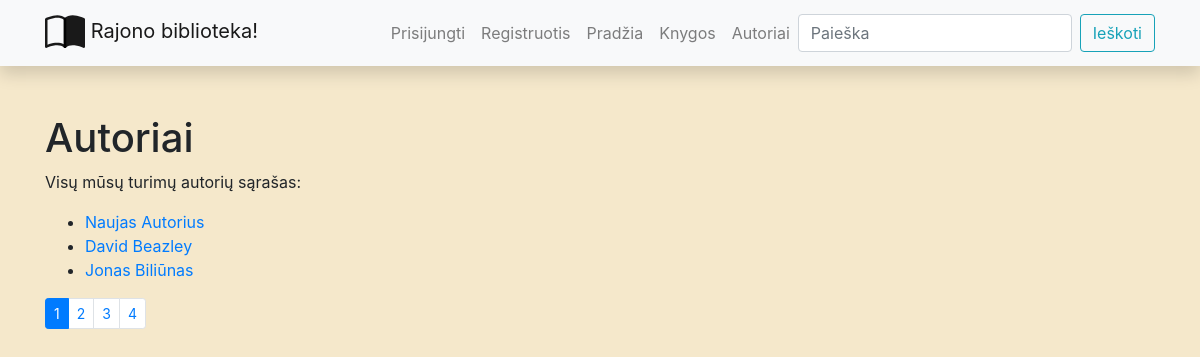
The page /library/authors/ on the database its author committed.
### library/models.py (models this page shows, shortened)
class Author(models.Model):
    first_name = models.CharField('Vardas', max_length=50)
    last_name = models.CharField('Pavardė', max_length=50)
    description = HTMLField()
    class Meta:
        ordering = ('last_name', 'first_name')

### library/views.py (the view)
# urls.py: path('authors/', views.get_authors, name='authors-all'),
def get_authors(request):
    authors = Author.objects.all()
    paginator = Paginator(authors, 3)
    page_number = request.GET.get('page')
    paged_authors = paginator.get_page(page_number)
    context = {'authors': paged_authors}
    return render(request, 'authors.html', context=context)

### library/templates/authors.html
{% extends 'base.html' %}
{% block content %}
<h1>Autoriai</h1>
<p>Visų mūsų turimų autorių sąrašas:</p>
<ul>
    {% for author_obj in authors %}
        <li>
            <a href="{% url 'author-one' author_obj.id %}">
            {{ author_obj.first_name }} {{ author_obj.last_name }}</a>
        </li>
    {% endfor %}
</ul>
{% if authors.has_other_pages %}
    <ul class="pagination pagination-sm">
        {% for nr in authors.paginator.page_range %}
            {% if authors.number == nr %}
                <li class="page-item active">
                    <a class="page-link">{{ nr }}</a>
                </li>
            {% else %}
            <li class="page-item">
                <a class="page-link" href="?page={{ nr }}">{{ nr }}</a>
            </li>
            {% endif %}
        {% endfor %}
    </ul>
{% endif %}
{% endblock %}

### library/static/css/styles.css (style rules this page uses)
body { background-color: #f5e8cb; }

### rows shown on the page
Author: first_name "Naujas", last_name "Autorius"
Author: first_name "David", last_name "Beazley"
Author: first_name "Jonas", last_name "Biliūnas"

### other values the page prints
{{ nr }} "1"
{{ nr }} "2" "3" "4"
